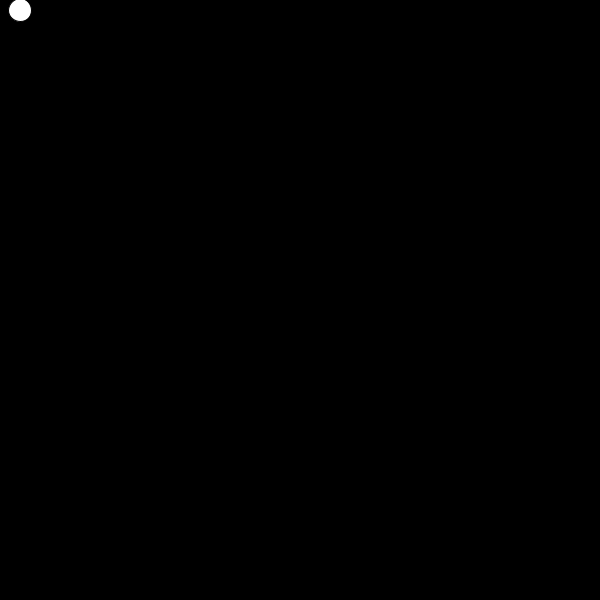
Frame 1 (no input)
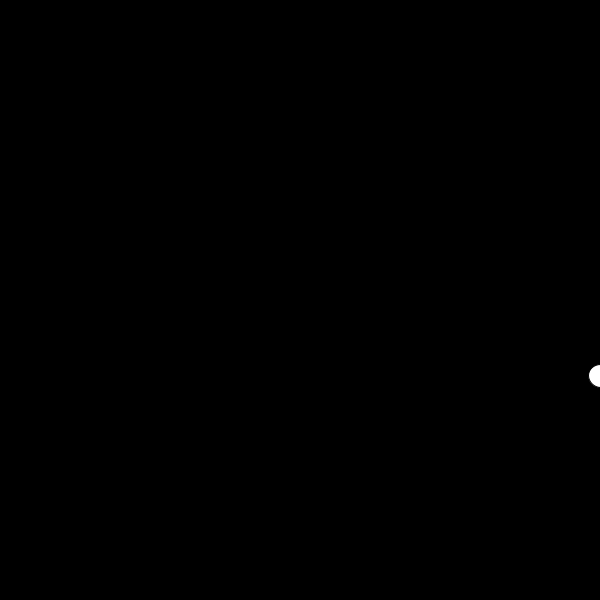
Frame 60 (the mouse pressed at the canvas centre just before this capture)
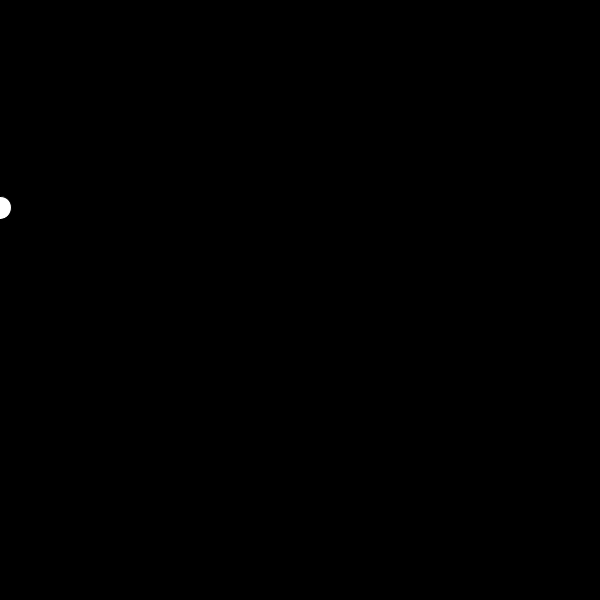
Frame 120 (the mouse held since frame 60 and released just before this capture)

The Processing sketch that drew these frames (run headless with seeded random() and noise(); from frame 60 on, the mouse is pressed at the canvas centre):

// Processing sketch: processing_50655
// ── processing_50655.pde

//Ball bounce by Bogart Bockman 
//The Unpredictaball
float x;
float y;
float xV;
float yV;
float xa;
float ya; 



//runs once
void setup(){
  size(600,600);
  //Assign value
  reset();
}

//this is run at 60fps}
void draw(){
  background(0);
  yV += ya;//causes ball to accelerate downward each 
  x += xV;
  y += yV;
  if(x > 600){
    x = 600;
    xV *= -1;
    ya *= -1;
    }else if (x < 0){
    x = 0;
    xV *= -1;
  }
    if(y > 600){
    y = 600;
    yV *= -1;    
  }else if (y < 0){
    y = 0;
    yV *= -1;
    
  }


  ellipse(x,y,23,23);
  println(x);
  println(y);
  
}
/*weavermount helped debug and make this work. 
Without him I would still be at ther level of "Screen saver thing"
*/
void reset(){
  x = 10;//floor(random(0));
  y = 10;//floor(random(1,10));
  xV = 10;//floor(random(-10,10));
  yV = 0;//floor(random(-10,10));
  xa = .2;
  ya = .2;
  
}
